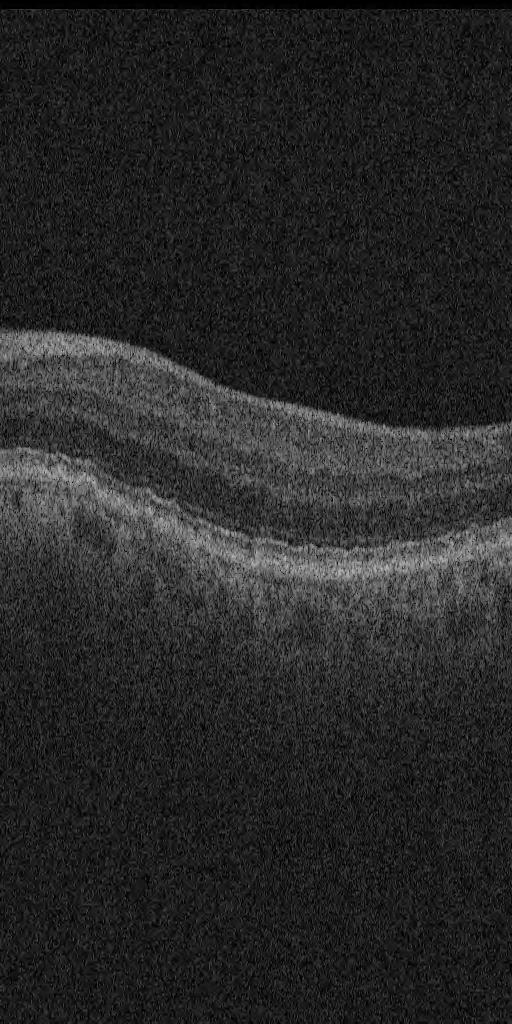
#> input picture sample.jpg, 512 x 1024 px, given as the content of the folder U/_Spring 2025/Projects in BME/Fovea Detection/ORG_IMG_JPG_2, which was not available; the run also reads 1 picture not shown here
$ jupyter execute --allow-errors draft_enface_fovea_estimator.ipynb   (older library calls are emulated)   (text cells are left out)
#> lines starting #> are read from the running program, lines starting #| are printed output that depends on the picture; after the words box and inside, x2 and y2 are one past the last pixel; in counts of white or black regions, pixels touching at a corner belong together; pictures that were not available may be replaced by others from this repository, and a replacement may not be noted
[cell 1]
import numpy as np
import cv2
import os
from scipy import ndimage
from skimage.restoration import denoise_nl_means, estimate_sigma

# ======= Load and Preprocess Image =======
def load_oct_image(image_path):
    image = cv2.imread(image_path, cv2.IMREAD_GRAYSCALE)
    if image is None:
        raise ValueError(f"Failed to load image from {image_path}")
    return image

def preprocess_oct_image(image):
    sigma_est = np.mean(estimate_sigma(image))
    denoised_image = denoise_nl_means(image, h=1.15 * sigma_est, fast_mode=True, patch_size=5, patch_distance=6)
    denoised_image = (denoised_image * 255).astype(np.uint8)

    clahe = cv2.createCLAHE(clipLimit=2.0, tileGridSize=(8,8))
    enhanced_image = clahe.apply(denoised_image)

    return enhanced_image

# ======= Locate Retina Region =======
def locate_retina_region(image):
    row_means = np.mean(image, axis=1)
    threshold = np.mean(row_means) + 0.5 * np.std(row_means)
    high_intensity_rows = np.where(row_means > threshold)[0]

    if len(high_intensity_rows) > 0:
        top_row = max(0, np.min(high_intensity_rows) - 20)
        bottom_row = min(image.shape[0] - 1, np.max(high_intensity_rows) + 20)
    else:
        top_row, bottom_row = int(image.shape[0] * 0.3), int(image.shape[0] * 0.7)

    return top_row, bottom_row

# ======= Segment ILM & RNFL Layers =======
def segment_retinal_layers(image):
    top_row, bottom_row = locate_retina_region(image)
    retina_region = image[top_row:bottom_row, :]

    gradient_y = cv2.Sobel(retina_region, cv2.CV_64F, 0, 1, ksize=3)
    _, binary = cv2.threshold(retina_region, 0, 255, cv2.THRESH_BINARY + cv2.THRESH_OTSU)

    ilm_line = np.zeros(image.shape[1], dtype=int)
    rnfl_line = np.zeros(image.shape[1], dtype=int)

    for x in range(image.shape[1]):
        column = binary[:, x]
        white_pixels = np.where(column > 0)[0]

        if len(white_pixels) > 0:
            ilm_idx = white_pixels[0]
            ilm_line[x] = top_row + ilm_idx
            search_start = min(ilm_idx + 5, len(gradient_y[:, x]) - 1)
            search_end = min(ilm_idx + 50, len(gradient_y[:, x]) - 1)

            if search_start < search_end:
                subregion = gradient_y[:, x][search_start:search_end]
                rnfl_idx = search_start + np.argmin(subregion)
                rnfl_line[x] = top_row + rnfl_idx
            else:
                rnfl_line[x] = ilm_line[x] + 5
        else:
            ilm_line[x] = ilm_line[x-1] if x > 0 else top_row
            rnfl_line[x] = rnfl_line[x-1] if x > 0 else top_row + 10

    ilm_line = ndimage.median_filter(ilm_line, size=11)
    rnfl_line = ndimage.median_filter(rnfl_line, size=11)

    for x in range(image.shape[1]):
        if rnfl_line[x] < ilm_line[x] + 3:
            rnfl_line[x] = ilm_line[x] + 3

    return ilm_line, rnfl_line

# ======= Compute RNFL Thickness =======
def compute_rnfl_thickness(ilm_line, rnfl_line):
    return rnfl_line - ilm_line

# ======= Detect Fovea Position =======
def detect_nfd_fovea(thickness):
    min_thickness = np.min(thickness)
    near_zero_thickness = (thickness <= min(min_thickness + 2, 3))

    if np.any(near_zero_thickness):
        labeled_regions, num_regions = ndimage.label(near_zero_thickness)
        region_properties = [
            {
                'id': region_id,
                'center': int(np.mean(np.where(labeled_regions == region_id)[0])),
                'size': len(np.where(labeled_regions == region_id)[0]),
                'dist_from_center': abs(int(np.mean(np.where(labeled_regions == region_id)[0])) - len(thickness) // 2)
            }
            for region_id in range(1, num_regions + 1)
        ]
        region_properties.sort(key=lambda x: (x['dist_from_center'], -x['size']))
        fovea_position = region_properties[0]['center']
    else:
        smoothed_thickness = ndimage.gaussian_filter1d(thickness, sigma=5)
        min_indices = [(i, smoothed_thickness[i]) for i in range(1, len(smoothed_thickness) - 1)
                       if smoothed_thickness[i] < smoothed_thickness[i-1] and smoothed_thickness[i] < smoothed_thickness[i+1]]

        if min_indices:
            center = len(thickness) // 2
            min_indices.sort(key=lambda x: (x[1], abs(x[0] - center)))
            fovea_position = min_indices[0][0]
        else:
            fovea_position = np.argmin(smoothed_thickness)

    return fovea_position, thickness[fovea_position]

# ======= Process a Single Image =======
def process_image(image_path):
    try:
        image = load_oct_image(image_path)
#> in load_oct_image, image is the input picture: shape (1024, 512); min 0, max 190, mean 39.5
        preprocessed_image = preprocess_oct_image(image)
#> in preprocess_oct_image, `sigma_est = np.mean(estimate_sigma(image))`: sigma_est = 3.94
#> in preprocess_oct_image, `enhanced_image = clahe.apply(denoised_image)`:
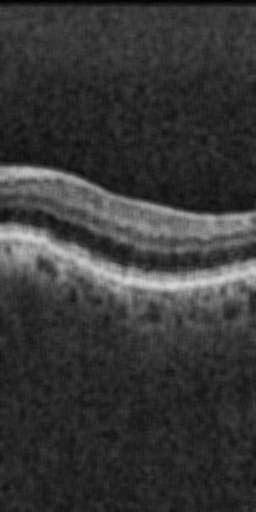
#> enhanced_image: shape (1024, 512) (shown at 1/2 size); min 1, max 211, mean 55.3
        ilm_line, rnfl_line = segment_retinal_layers(preprocessed_image)
#> in locate_retina_region, `row_means = np.mean(image, axis=1)`: row_means = 1024 values, max 139.2 at index 561, min 4.46 at index 1, mean 55.28
#> in locate_retina_region, `threshold = np.mean(row_means) + 0.5 * np.std(row_means)`: threshold = 68.02
#> in locate_retina_region, `high_intensity_rows = np.where(row_means > threshold)[0]`: high_intensity_rows = 219 values from 345 to 610
#> in locate_retina_region, `top_row = max(0, np.min(high_intensity_rows) - 20)`: top_row = 325
#> in locate_retina_region, `bottom_row = min(image.shape[0] - 1, np.max(high_intensity_rows) + 20)`: bottom_row = 630
#> in segment_retinal_layers, `top_row, bottom_row = locate_retina_region(image)`: top_row = 325; bottom_row = 630
#> in segment_retinal_layers, `retina_region = image[top_row:bottom_row, :]`:
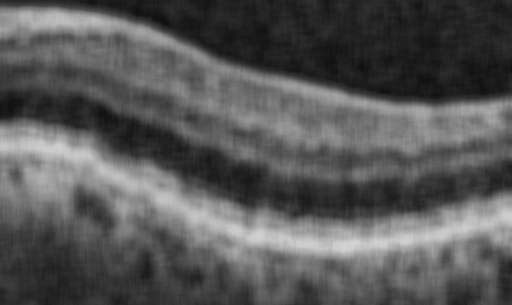
#> retina_region: shape (305, 512); min 14, max 211, mean 87.1
#> in segment_retinal_layers, `gradient_y = cv2.Sobel(retina_region, cv2.CV_64F, 0, 1, ksize=3)`:
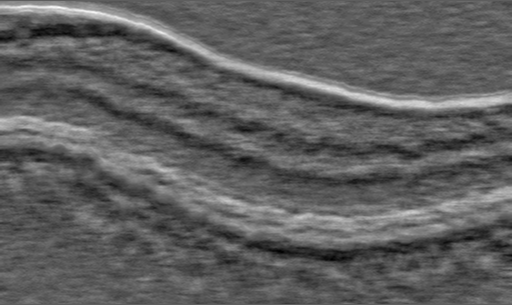
#> gradient_y: shape (305, 512) float64; min -96, max 162, mean 0.6; drawn with min black and max white
#> in segment_retinal_layers, `_, binary = cv2.threshold(retina_region, 0, 255, cv2.THRESH_BINARY + c..`:
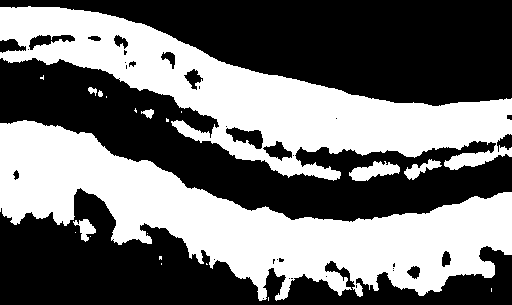
#> binary: shape (305, 512); 44.2% white; 21 white regions (13 under 20 px), largest, box (x1, y1, x2, y2) and area: (0, 120, 512, 301) 36592, (0, 6, 512, 181) 31089, (349, 161, 400, 181) 587
#> the loop in segment_retinal_layers, `for x in range(image.shape[1]):` made 512 passes
#> (ilm_idx, search_start, search_end, rnfl_idx) on passes 1 to 8: (7, 12, 57, 38), (7, 12, 57, 38), (7, 12, 57, 38), (7, 12, 57, 38), (7, 12, 57, 38), (7, 12, 57, 39), (7, 12, 57, 38), (7, 12, 57, 38)
#> after the loop in segment_retinal_layers, `for x in range(image.shape[1]):`: ilm_line = 512 values, max 431 at index 432, min 331 at index 28, mean 386.1; rnfl_line = 512 values, max 477 at index 398, min 350 at index 86, mean 408.5
#> in segment_retinal_layers, `ilm_line = ndimage.median_filter(ilm_line, size=11)`: ilm_line = 512 values, max 431 at index 432, min 332 at index 0, mean 386.1
#> in segment_retinal_layers, `rnfl_line = ndimage.median_filter(rnfl_line, size=11)`: rnfl_line = 512 values, max 477 at index 398, min 352 at index 20, mean 409.1
        thickness = compute_rnfl_thickness(ilm_line, rnfl_line)
        fovea_position, fovea_thickness = detect_nfd_fovea(thickness)

        return fovea_position, fovea_thickness
    except Exception as e:
        print(f"Error processing {image_path}: {e}")
        return None, None

# ======= Process All Images in Folder =======
def process_all_images(image_folder):
    results = {}
    image_files = [f for f in os.listdir(image_folder) if f.endswith(('.jpg', '.png', '.tif'))]

    for image_file in image_files:
        image_path = os.path.join(image_folder, image_file)
        print(f"Processing {image_file}...")
        fovea_position, fovea_thickness = process_image(image_path)
#> in process_image, `thickness = compute_rnfl_thickness(ilm_line, rnfl_line)`: thickness = 512 values, max 49 at index 398, min 9 at index 255, mean 23.02
#> in detect_nfd_fovea, `min_thickness = np.min(thickness)`: min_thickness = 9
#> in detect_nfd_fovea, `smoothed_thickness = ndimage.gaussian_filter1d(thickness, sigma=5)`: smoothed_thickness = 512 values, max 48 at index 401, min 11 at index 177, mean 22.52
#> in detect_nfd_fovea, `min_indices = [(i, smoothed_thickness[i]) for i in range(1, len(smooth..`: min_indices = []
#> in detect_nfd_fovea, `fovea_position = np.argmin(smoothed_thickness)`: fovea_position = 177
#> in process_image, `fovea_position, fovea_thickness = detect_nfd_fovea(thickness)`: fovea_thickness = 11
#> fovea_position = 177; fovea_thickness = 11

        if fovea_position is not None:
            results[image_file] = {
                "fovea_position": fovea_position,
                "fovea_thickness": fovea_thickness
            }
        else:
            print(f"Skipping {image_file}, no fovea detected.")

    return results

# ======= Main Function =======
if __name__ == "__main__":
    img_folder = r"C:\Users\micah\OneDrive\Gmail OneDrive\Desktop\CMU\_Spring 2025\Projects in BME\Fovea Detection\ORG_IMG_JPG_2"

    print("Starting fovea detection pipeline...")
    results = process_all_images(img_folder)
#> results = 1 item

    print("\nFinal Results:")
    for img, data in results.items():
        print(f"{img}: Fovea Position = {data['fovea_position']}, Thickness = {data['fovea_thickness']}")
#> this loop made 1 pass
#> (img, data) on pass 1: ('sample.jpg', {'fovea_position': 177, 'fovea_thickness': 11})
#> (printed output is left out)

[cell 2]
# print(results.values())
print([value['fovea_thickness'] for value in results.values()])
#| [11]

[cell 3]
import numpy as np
import matplotlib.pyplot as plt
import cv2
from scipy.signal import argrelextrema

def find_probable_fovea_location(fovea_thicknesses):
    """
    Identify the most probable fovea location based on local minimums in retinal thickness.

    Args:
        fovea_thicknesses (list): A list of fovea thickness values across slices.

    Returns:
        int: Index of the most probable fovea location.
    """
    fovea_thicknesses = np.array(fovea_thicknesses)

    # Step 1: Find all local minimum indices
    local_minima = argrelextrema(fovea_thicknesses, np.less)[0]

    if len(local_minima) == 0:
        print("No local minima found, defaulting to global minimum.")
        return int(np.argmin(fovea_thicknesses))  # Return absolute minimum if no local minima

    # Step 2: Find the deepest local minimum (smallest thickness)
    min_thickness_values = fovea_thicknesses[local_minima]
    min_thickness_idx = local_minima[np.argmin(min_thickness_values)]

    # Step 3: If multiple deep local minima exist, choose one closest to center
    center_index = len(fovea_thicknesses) // 2
    min_thickness_candidates = local_minima[min_thickness_values == np.min(min_thickness_values)]
    probable_fovea_index = min(min_thickness_candidates, key=lambda x: abs(x - center_index))

    print(f"Probable fovea detected at index: {probable_fovea_index} (thickness: {fovea_thicknesses[probable_fovea_index]})")
    return probable_fovea_index

def plot_enface_with_fovea(enface_image_path, heatmap_path, results):
    """
    Plot the original enface image, enface image with fovea locations, and heatmap side by side.

    Args:
        enface_image_path (str): Path to the enface image.
        heatmap_path (str): Path to the heatmap image.
        results (dict): Dictionary containing 'fovea_position' and 'fovea_thickness' per slice.
    """
    # Extract fovea thickness values
    fovea_thicknesses = [value['fovea_thickness'] for value in results.values()]
    probable_fovea_index = find_probable_fovea_location(fovea_thicknesses)

    # Extract the estimated fovea position from results
    fovea_position = list(results.values())[probable_fovea_index]['fovea_position']

    # Scale fovea position to enface image
    scaled_fovea = (fovea_position, probable_fovea_index * 4)  # Multiply Y by 4

    # Candidate foveas: all local minima locations
    local_minima = argrelextrema(np.array(fovea_thicknesses), np.less)[0]
    candidate_foveas = [(list(results.values())[idx]['fovea_position'], idx * 4) for idx in local_minima]

    # Load images
    enface_image = cv2.imread(enface_image_path, cv2.IMREAD_GRAYSCALE)
    heatmap_image = cv2.imread(heatmap_path)  # Keep original colors

    if enface_image is None or heatmap_image is None:
        raise ValueError("Failed to load one or more images.")

    # Create figure with (1, 3) subplots
    fig, axs = plt.subplots(1, 3, figsize=(18, 6))

    # ---- Subplot 1: Original Enface Image ----
    axs[0].imshow(enface_image, cmap='gray')
    axs[0].set_title("Original Enface Image")
    axs[0].axis("off")

    # ---- Subplot 2: Enface Image with Fovea Locations ----
    axs[1].imshow(enface_image, cmap='gray')
    axs[1].set_title("Enface with Estimated Fovea")
    axs[1].scatter(scaled_fovea[0], scaled_fovea[1], color='red', s=100, label='Estimated Fovea')

    # Plot candidate foveas
    for candidate in candidate_foveas:
        axs[1].scatter(candidate[0], candidate[1], color='blue', s=50, label='Candidate Fovea' if candidate == candidate_foveas[0] else "")

    axs[1].legend()
    axs[1].axis("off")

    # ---- Subplot 3: Heatmap Image ----
    axs[2].imshow(heatmap_image)  # Original colors
    axs[2].set_title("Heatmap Image")
    axs[2].axis("off")

    # Show plot
    plt.tight_layout()
    plt.show()

# Example Usage
enface_image_path = 'og_enface2.jpg'
heatmap_path = 'heatmap2.jpg'
plot_enface_with_fovea(enface_image_path, heatmap_path, results)
#> in plot_enface_with_fovea, `fovea_thicknesses = [value['fovea_thickness'] for value in results.val..`: fovea_thicknesses = [11]
#> in find_probable_fovea_location, `local_minima = argrelextrema(fovea_thicknesses, np.less)[0]`: local_minima = empty array
#> in plot_enface_with_fovea, `probable_fovea_index = find_probable_fovea_location(fovea_thicknesses)`: probable_fovea_index = 0
#> in plot_enface_with_fovea, `fovea_position = list(results.values())[probable_fovea_index]['fovea_p..`: fovea_position = 177
#> in plot_enface_with_fovea, `scaled_fovea = (fovea_position, probable_fovea_index * 4)`: scaled_fovea = (177, 0)
#> in plot_enface_with_fovea, `local_minima = argrelextrema(np.array(fovea_thicknesses), np.less)[0]`: local_minima = empty array
#> in plot_enface_with_fovea, `candidate_foveas = [(list(results.values())[idx]['fovea_position'], id..`: candidate_foveas = []
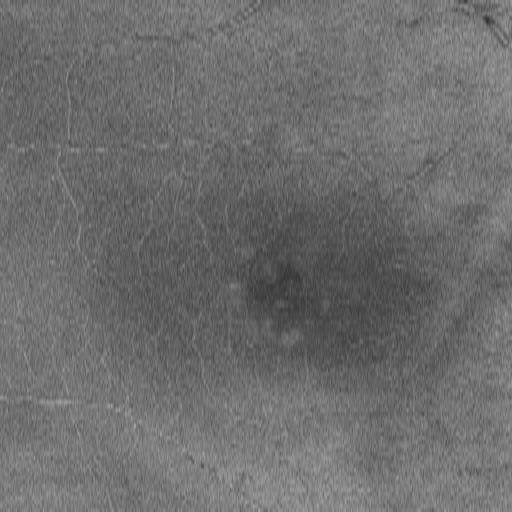
#> input picture og_enface2.jpg, 512 x 512 px
#> in plot_enface_with_fovea, enface_image is the input picture: shape (512, 512); min 46, max 166, mean 109.3
#> (the rest of the program and of its run is left out)
